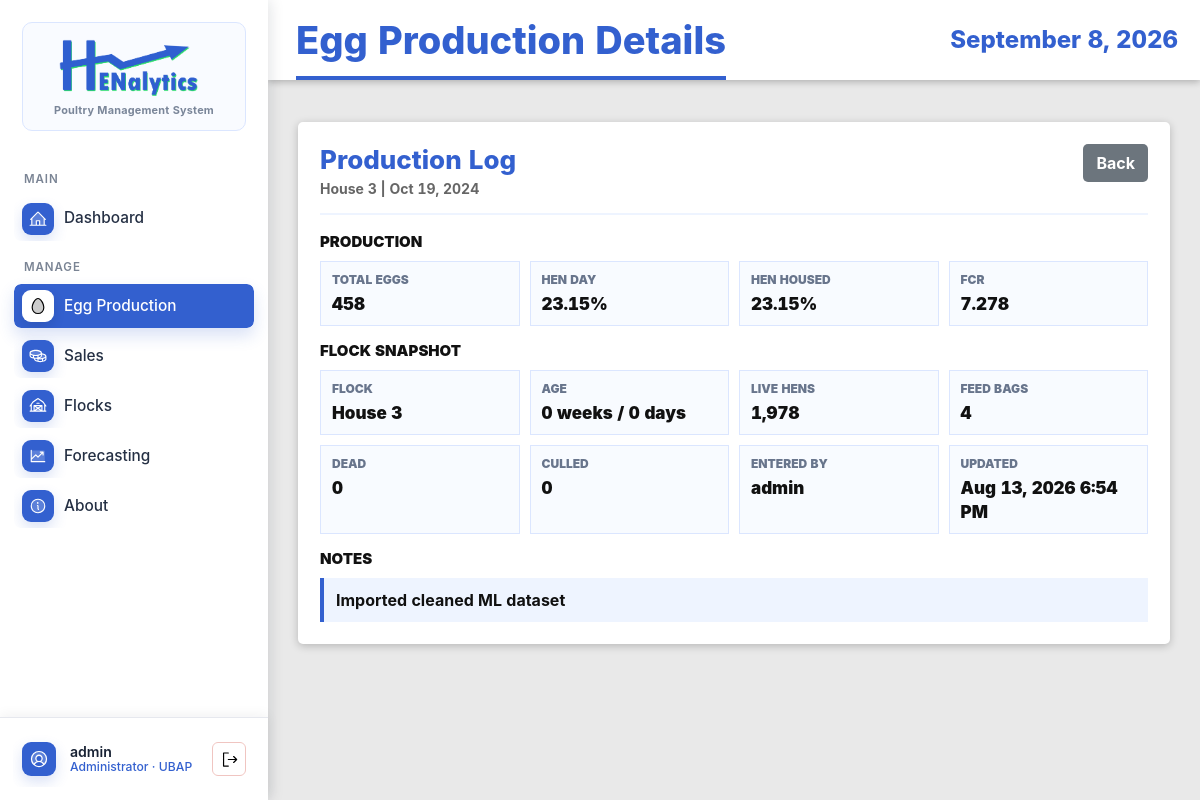
/production-logs/3255/ (signed in), run on an earlier commit of the app's database.
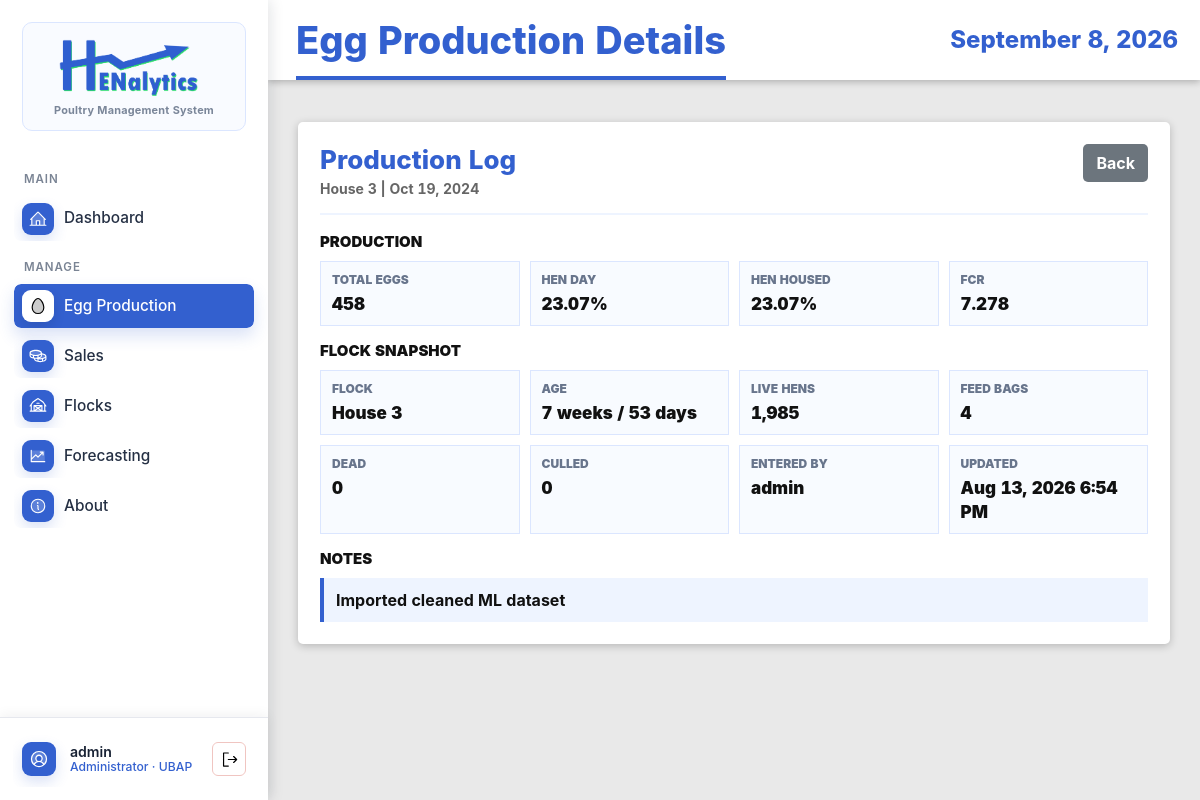
And on a later commit of the database.
### EggProduction/models.py (models this page shows, shortened)
class ProductionLog(models.Model):
    flock = models.ForeignKey(Flock, on_delete=models.CASCADE, related_name='production_logs')
    log_date = models.DateField()
    age_weeks = models.IntegerField(validators=[MinValueValidator(0)])
    age_days = models.IntegerField(validators=[MinValueValidator(0)])
    hen_count = models.IntegerField(validators=[MinValueValidator(0)])
    dead_count = models.IntegerField(validators=[MinValueValidator(0)], default=0)
    culled_count = models.IntegerField(validators=[MinValueValidator(0)], default=0)
    feed_bags = models.IntegerField(validators=[MinValueValidator(0)], default=0)
    eggs_total = models.IntegerField(validators=[MinValueValidator(0)])
    pct_hen_day = models.DecimalField(max_digits=5, decimal_places=2, validators=[MinValueValidator(0), MaxValueValidator(100)])
    pct_hen_housed = models.DecimalField(max_digits=5, decimal_places=2, validators=[MinValueValidator(0), MaxValueValidator(100)])
    fcr = models.DecimalField(max_digits=8, decimal_places=3, null=True, blank=True, help_text="Feed Conversion Ratio")
    remarks = models.TextField(blank=True, null=True)
    entered_by = models.ForeignKey(User, on_delete=models.SET_NULL, null=True, related_name='production_logs')
    created_at = models.DateTimeField(auto_now_add=True)
    updated_at = models.DateTimeField(auto_now=True)
    class Meta:
        ordering = ['-log_date']
        unique_together = ('flock', 'log_date')

class Flock(models.Model):
    STATUS_CHOICES = (
        ('active', 'Active'),
        ('inactive', 'Inactive'),
        ('culled', 'Culled'),
    )
    house_no = models.IntegerField()
    breed_strain = models.CharField(max_length=100)
    date_started = models.DateField()
    initial_hen_count = models.IntegerField(validators=[MinValueValidator(1)])
    status = models.CharField(max_length=20, choices=STATUS_CHOICES, default='active')
    notes = models.TextField(blank=True, null=True)
    created_at = models.DateTimeField(auto_now_add=True)
    updated_at = models.DateTimeField(auto_now=True)
    class Meta:
        ordering = ['-date_started']
        unique_together = ['house_no', 'date_started']

### EggProduction/views.py (the view)
# urls.py: path('production-logs/<int:pk>/', views.ProductionLogDetailView.as_view(), name='production-log-detail'),
class ProductionLogDetailView(StaffAccessMixin, DetailView):
    model = ProductionLog
    template_name = 'egg_production/production_log_detail.html'
    context_object_name = 'production_log'
    def get_queryset(self):
        return super().get_queryset().select_related('flock', 'entered_by')
    def get_context_data(self, **kwargs):
        context = super().get_context_data(**kwargs)
        log = self.object
        context['entered_by_name'] = (
            log.entered_by.get_full_name()
            or log.entered_by.username
            if log.entered_by_id
            else 'N/A'
        )
        return context

### EggProduction/models.py (called while the page is built)
    @property
    def display_role(self):
        return self.get_role_display()

### EggProduction/views.py (called while the page is built)
    def test_func(self):
        user = self.request.user
        try:
            profile = UserProfile.objects.get(user=user)
            return profile.role in ['staff', 'admin']
        except UserProfile.DoesNotExist:
            return user.is_staff or user.is_superuser

### EggProduction/templates/egg_production/production_log_detail.html (shortened to what this page needs)
{% extends 'base.html' %}
{% load static humanize %}
{% block page_title %}Egg Production Details{% endblock %}
{% block content %}
<div class="action-panel detail-panel">
    <div class="detail-header">
        <div>
            <h2 class="detail-title">Production Log</h2>
            <div class="detail-subtitle">House {{ production_log.flock.house_no }} | {{ production_log.log_date|date:"M d, Y" }}</div>
        </div>
        <div class="detail-actions">
            <a href="{% url 'eggproduction:production-log-list' %}" class="btn btn-secondary">Back</a>
        </div>
    </div>
    <section class="detail-section">
        <h3 class="detail-section-title">Production</h3>
        <div class="detail-grid">
            <div class="detail-item"><span class="detail-label">Total Eggs</span><span class="detail-value">{{ production_log.eggs_total|intcomma }}</span></div>
            <div class="detail-item"><span class="detail-label">Hen Day</span><span class="detail-value">{{ production_log.pct_hen_day }}%</span></div>
            <div class="detail-item"><span class="detail-label">Hen Housed</span><span class="detail-value">{{ production_log.pct_hen_housed }}%</span></div>
            <div class="detail-item"><span class="detail-label">FCR</span><span class="detail-value">{{ production_log.fcr|default:"N/A" }}</span></div>
        </div>
    </section>
    <section class="detail-section">
        <h3 class="detail-section-title">Flock Snapshot</h3>
        <div class="detail-grid">
            <div class="detail-item"><span class="detail-label">Flock</span><span class="detail-value">House {{ production_log.flock.house_no }}</span></div>
            <div class="detail-item"><span class="detail-label">Age</span><span class="detail-value">{{ production_log.age_weeks }} weeks / {{ production_log.age_days }} days</span></div>
            <div class="detail-item"><span class="detail-label">Live Hens</span><span class="detail-value">{{ production_log.hen_count|intcomma }}</span></div>
            <div class="detail-item"><span class="detail-label">Feed Bags</span><span class="detail-value">{{ production_log.feed_bags|intcomma }}</span></div>
            <div class="detail-item"><span class="detail-label">Dead</span><span class="detail-value">{{ production_log.dead_count|intcomma }}</span></div>
            <div class="detail-item"><span class="detail-label">Culled</span><span class="detail-value">{{ production_log.culled_count|intcomma }}</span></div>
            <div class="detail-item"><span class="detail-label">Entered By</span><span class="detail-value">{{ entered_by_name }}</span></div>
            <div class="detail-item"><span class="detail-label">Updated</span><span class="detail-value">{{ production_log.updated_at|date:"M d, Y g:i A" }}</span></div>
        </div>
    </section>
    {% if production_log.remarks %}
    <section class="detail-section">
        <h3 class="detail-section-title">Notes</h3>
        <div class="detail-note">{{ production_log.remarks }}</div>
    </section>
    {% endif %}
</div>
{% endblock %}

### EggProduction/templates/base.html (shortened to what the changed rows need)
{% load static %}
<!DOCTYPE html>
<html lang="en">
<head>
    <link href="https://cdn.jsdelivr.net/npm/bootstrap@5.3.0/dist/css/bootstrap.min.css" rel="stylesheet">
    <link rel="stylesheet" href="https://cdn.datatables.net/1.13.8/css/jquery.dataTables.min.css">
    <link rel="stylesheet" href="https://cdn.datatables.net/buttons/2.4.2/css/buttons.dataTables.min.css">
    <link rel="stylesheet" href="{% static 'EggProduction/css/style.css' %}">
</head>
<body class="{% if request.user.is_authenticated %}app-body{% else %}auth-body{% endif %}">
    {% if request.user.is_authenticated %}
    <div class="app-shell">
        <aside class="app-sidebar">
            <a href="{% url 'eggproduction:dashboard' %}" class="brand-lockup">
                <span class="brand-card">
                    <img src="{% static 'EggProduction/img/logo-blue-ver.png' %}" alt="Henalytics">
                    <span class="brand-subtitle">Poultry Management System</span>
                </span>
            </a>
            <nav class="side-nav" aria-label="Main navigation">
                <div class="nav-section-label">MAIN</div>
                <a href="{% url 'eggproduction:dashboard' %}"
                    class="side-link {% if request.resolver_match.url_name == 'dashboard' %}active{% endif %}">
                    <img class="side-icon side-img-icon" src="{% static 'EggProduction/img/house-line-duotone.svg' %}"
                        alt="" aria-hidden="true">
                    <span>Dashboard</span>
                </a>
                <div class="nav-section-label">MANAGE</div>
                <a href="{% url 'eggproduction:production-log-list' %}"
                    class="side-link {% if 'production-log' in request.resolver_match.url_name or 'grading-log' in request.resolver_match.url_name %}active{% endif %}">
                    <img class="side-icon side-img-icon" src="{% static 'EggProduction/img/egg-duotone.svg' %}" alt=""
                        aria-hidden="true">
                    <span>Egg Production</span>
                </a>
                <a href="{% url 'eggproduction:sales-transaction-list' %}"
                    class="side-link {% if 'sales-transaction' in request.resolver_match.url_name or 'sales-item' in request.resolver_match.url_name %}active{% endif %}">
                    <img class="side-icon side-img-icon" src="{% static 'EggProduction/img/coins-duotone.svg' %}" alt=""
                        aria-hidden="true">
                    <span>Sales</span>
                </a>
                <a href="{% url 'eggproduction:flock-list' %}"
                    class="side-link {% if 'flock' in request.resolver_match.url_name %}active{% endif %}">
                    <img class="side-icon side-img-icon" src="{% static 'EggProduction/img/barn-duotone.svg' %}" alt=""
                        aria-hidden="true">
                    <span>Flocks</span>
                </a>
                {% if request.user.userprofile.role == 'admin' or request.user.username == 'gabrielnicholas' %}
                <a href="{% url 'eggproduction:harvest-forecast-list' %}"
                    class="side-link {% if request.resolver_match.url_name == 'experimental-forecasting' or 'forecast' in request.resolver_match.url_name or 'model-version' in request.resolver_match.url_name %}active{% endif %}">
                    <img class="side-icon side-img-icon" src="{% static 'EggProduction/img/chart-line-up-duotone.svg' %}"
                        alt="" aria-hidden="true">
                    <span>Forecasting</span>
                </a>
                {% endif %}
                <a href="{% url 'index' %}"
                    class="side-link {% if request.resolver_match.url_name == 'index' %}active{% endif %}">
                    <img class="side-icon side-img-icon" src="{% static 'EggProduction/img/info-duotone.svg' %}" alt=""
                        aria-hidden="true">
                    <span>About</span>
                </a>
            </nav>
            <div class="sidebar-account">
                <div class="account-summary">
                    <img class="account-avatar-img" src="{% static 'EggProduction/img/user-circle-duotone.svg' %}" alt=""
                        aria-hidden="true">
                    <span class="account-copy">
                        <span class="account-name">{{ request.user.get_full_name|default:request.user.username }}</span>
                        <span class="account-role">
                            {% if request.user.is_superuser %}
                            Admin
                            {% elif request.user.userprofile.display_role %}
                            {{ request.user.userprofile.display_role }}
                            {% else %}
                            Staff
                            {% endif %}
                            &middot; UBAP
                        </span>
                    </span>
                    <form method="post" action="{% url 'logout' %}" class="account-logout-form account-logout-inline" data-swal-logout
                        data-swal-title="Sign out?"
                        data-swal-text="You will be returned to the login page."
                        data-swal-confirm-text="Sign out"
                        data-swal-cancel-text="Stay signed in">
                        <button type="submit" class="account-logout-button" title="Logout" aria-label="Logout">
                            <img class="logout-icon-img" src="{% static 'EggProduction/img/sign-out.svg' %}" alt="" aria-hidden="true">
                        </button>
                    </form>
                </div>
            </div>
        </aside>
        <section class="app-panel">
            <header class="app-topbar">
                <h1>{% block page_title %}Dashboard{% endblock %}</h1>
                <time>{% now "F j, Y" %}</time>
            </header>
            <main class="app-content">
                {% else %}
                <main>
                    {% endif %}
                    {% block content %}{% endblock %}
                    {% if request.user.is_authenticated %}
                </main>
        </section>
    </div>
    {% else %}
    </main>
    {% endif %}
</body>
</html>

What changed in the data, as far as the page shows it:
changed ProductionLog "Imported cleaned ML dataset": pct_hen_day "23.15" → "23.07"; pct_hen_housed "23.15" → "23.07"; age_weeks "0" → "7"; age_days "0" → "53"; hen_count "1,978" → "1,985"
